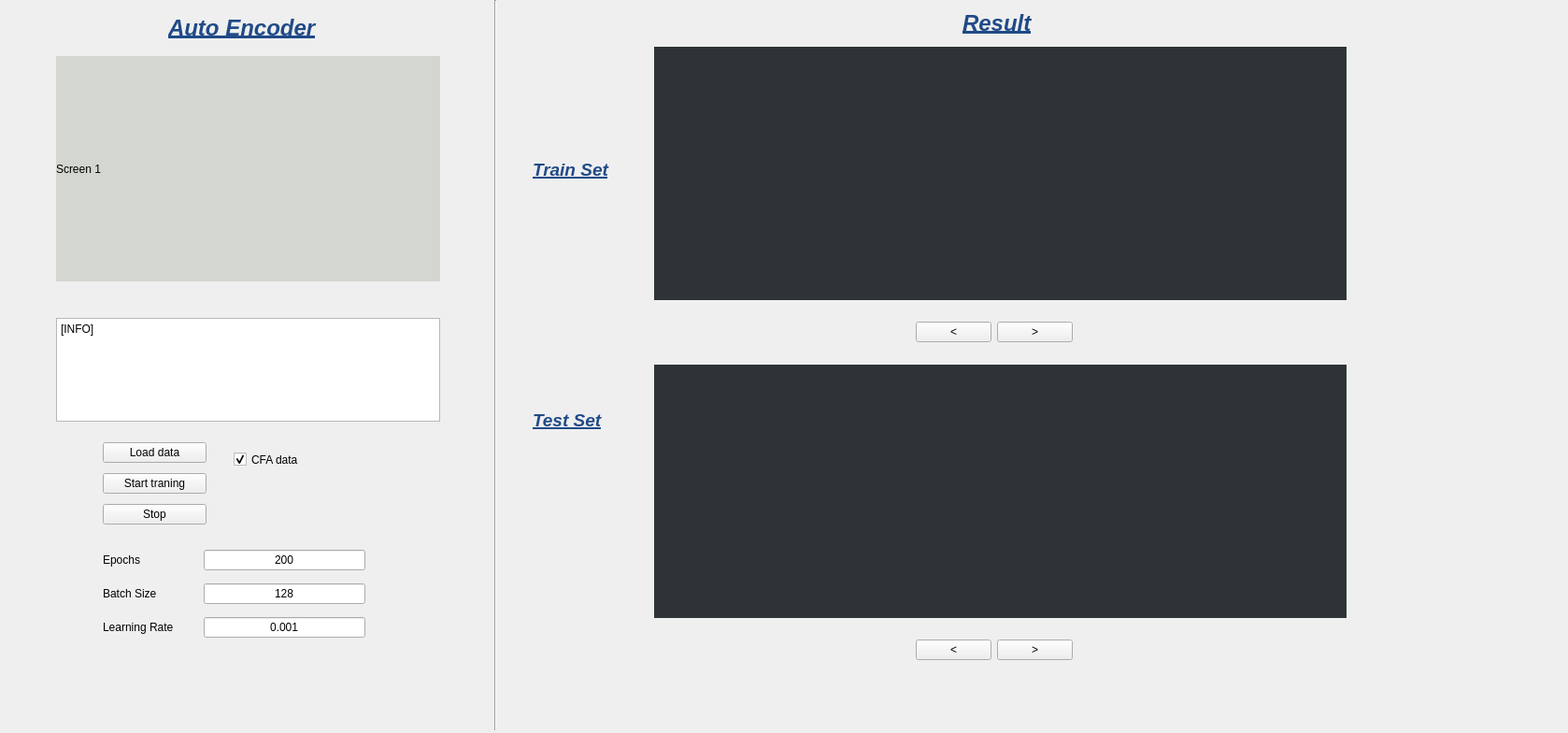
<?xml version="1.0" encoding="UTF-8"?>
<ui version="4.0">
 <class>Form</class>
 <widget class="QWidget" name="Form">
  <property name="geometry">
   <rect>
    <x>0</x>
    <y>0</y>
    <width>1678</width>
    <height>784</height>
   </rect>
  </property>
  <property name="windowTitle">
   <string>Form</string>
  </property>
  <widget class="QLabel" name="label">
   <property name="geometry">
    <rect>
     <x>180</x>
     <y>0</y>
     <width>161</width>
     <height>61</height>
    </rect>
   </property>
   <property name="text">
    <string>&lt;html&gt;&lt;head/&gt;&lt;body&gt;&lt;p&gt;&lt;span style=&quot; font-size:18pt; font-weight:600; font-style:italic; text-decoration: underline; color:#204a87;&quot;&gt;Auto Encoder&lt;/span&gt;&lt;/p&gt;&lt;/body&gt;&lt;/html&gt;</string>
   </property>
  </widget>
  <widget class="Line" name="line">
   <property name="geometry">
    <rect>
     <x>520</x>
     <y>0</y>
     <width>20</width>
     <height>781</height>
    </rect>
   </property>
   <property name="orientation">
    <enum>Qt::Vertical</enum>
   </property>
  </widget>
  <widget class="QLabel" name="plot_screen">
   <property name="geometry">
    <rect>
     <x>60</x>
     <y>60</y>
     <width>411</width>
     <height>241</height>
    </rect>
   </property>
   <property name="cursor">
    <cursorShape>OpenHandCursor</cursorShape>
   </property>
   <property name="styleSheet">
    <string notr="true">background-color: rgb(211, 215, 207);</string>
   </property>
   <property name="text">
    <string>Screen 1</string>
   </property>
  </widget>
  <widget class="QWidget" name="gridLayoutWidget">
   <property name="geometry">
    <rect>
     <x>110</x>
     <y>580</y>
     <width>281</width>
     <height>112</height>
    </rect>
   </property>
   <layout class="QGridLayout" name="gridLayout">
    <item row="1" column="1">
     <widget class="QLineEdit" name="batchsize">
      <property name="text">
       <string>128</string>
      </property>
      <property name="alignment">
       <set>Qt::AlignCenter</set>
      </property>
     </widget>
    </item>
    <item row="2" column="1">
     <widget class="QLineEdit" name="learning_rate">
      <property name="text">
       <string>0.001</string>
      </property>
      <property name="alignment">
       <set>Qt::AlignCenter</set>
      </property>
     </widget>
    </item>
    <item row="1" column="0">
     <widget class="QLabel" name="label_4">
      <property name="text">
       <string>Batch Size</string>
      </property>
     </widget>
    </item>
    <item row="0" column="0">
     <widget class="QLabel" name="label_3">
      <property name="text">
       <string>Epochs</string>
      </property>
     </widget>
    </item>
    <item row="2" column="0">
     <widget class="QLabel" name="label_5">
      <property name="text">
       <string>Learning Rate        </string>
      </property>
     </widget>
    </item>
    <item row="0" column="1">
     <widget class="QLineEdit" name="epochs">
      <property name="text">
       <string>200</string>
      </property>
      <property name="alignment">
       <set>Qt::AlignCenter</set>
      </property>
     </widget>
    </item>
   </layout>
  </widget>
  <widget class="QWidget" name="gridLayoutWidget_2">
   <property name="geometry">
    <rect>
     <x>110</x>
     <y>468</y>
     <width>111</width>
     <height>101</height>
    </rect>
   </property>
   <layout class="QGridLayout" name="gridLayout_2">
    <item row="1" column="0">
     <widget class="QPushButton" name="traning_button">
      <property name="text">
       <string>Start traning</string>
      </property>
     </widget>
    </item>
    <item row="0" column="0">
     <widget class="QPushButton" name="load_data_button">
      <property name="text">
       <string>Load data</string>
      </property>
     </widget>
    </item>
    <item row="2" column="0">
     <widget class="QPushButton" name="stop_button">
      <property name="text">
       <string>Stop</string>
      </property>
     </widget>
    </item>
   </layout>
  </widget>
  <widget class="QCheckBox" name="CFA_checkbox">
   <property name="enabled">
    <bool>true</bool>
   </property>
   <property name="geometry">
    <rect>
     <x>250</x>
     <y>480</y>
     <width>92</width>
     <height>23</height>
    </rect>
   </property>
   <property name="tabletTracking">
    <bool>false</bool>
   </property>
   <property name="text">
    <string>CFA data</string>
   </property>
   <property name="checkable">
    <bool>true</bool>
   </property>
   <property name="checked">
    <bool>true</bool>
   </property>
  </widget>
  <widget class="QLabel" name="label_6">
   <property name="geometry">
    <rect>
     <x>1030</x>
     <y>0</y>
     <width>141</width>
     <height>51</height>
    </rect>
   </property>
   <property name="text">
    <string>&lt;html&gt;&lt;head/&gt;&lt;body&gt;&lt;p&gt;&lt;span style=&quot; font-size:18pt; font-weight:600; font-style:italic; text-decoration: underline; color:#204a87;&quot;&gt;Result&lt;/span&gt;&lt;/p&gt;&lt;/body&gt;&lt;/html&gt;</string>
   </property>
  </widget>
  <widget class="QLabel" name="train_result_screen">
   <property name="geometry">
    <rect>
     <x>700</x>
     <y>50</y>
     <width>741</width>
     <height>271</height>
    </rect>
   </property>
   <property name="styleSheet">
    <string notr="true">background-color: rgb(46, 52, 54);</string>
   </property>
   <property name="text">
    <string/>
   </property>
  </widget>
  <widget class="QLabel" name="test_result_screen">
   <property name="geometry">
    <rect>
     <x>700</x>
     <y>390</y>
     <width>741</width>
     <height>271</height>
    </rect>
   </property>
   <property name="styleSheet">
    <string notr="true">background-color: rgb(46, 52, 54);</string>
   </property>
   <property name="text">
    <string/>
   </property>
  </widget>
  <widget class="QWidget" name="horizontalLayoutWidget">
   <property name="geometry">
    <rect>
     <x>980</x>
     <y>340</y>
     <width>168</width>
     <height>31</height>
    </rect>
   </property>
   <layout class="QHBoxLayout" name="horizontalLayout">
    <item>
     <widget class="QPushButton" name="back_train_button">
      <property name="text">
       <string>&lt;</string>
      </property>
     </widget>
    </item>
    <item>
     <widget class="QPushButton" name="next_train_button">
      <property name="text">
       <string>&gt;</string>
      </property>
     </widget>
    </item>
   </layout>
  </widget>
  <widget class="QWidget" name="horizontalLayoutWidget_2">
   <property name="geometry">
    <rect>
     <x>980</x>
     <y>680</y>
     <width>168</width>
     <height>31</height>
    </rect>
   </property>
   <layout class="QHBoxLayout" name="horizontalLayout_2">
    <item>
     <widget class="QPushButton" name="back_test_button">
      <property name="text">
       <string>&lt;</string>
      </property>
     </widget>
    </item>
    <item>
     <widget class="QPushButton" name="next_test_button">
      <property name="text">
       <string>&gt;</string>
      </property>
     </widget>
    </item>
   </layout>
  </widget>
  <widget class="QWidget" name="verticalLayoutWidget">
   <property name="geometry">
    <rect>
     <x>570</x>
     <y>50</y>
     <width>111</width>
     <height>531</height>
    </rect>
   </property>
   <layout class="QVBoxLayout" name="verticalLayout">
    <item>
     <widget class="QLabel" name="label_7">
      <property name="text">
       <string>&lt;html&gt;&lt;head/&gt;&lt;body&gt;&lt;p&gt;&lt;span style=&quot; font-size:14pt; font-weight:600; font-style:italic; text-decoration: underline; color:#204a87;&quot;&gt;Train Set&lt;/span&gt;&lt;/p&gt;&lt;/body&gt;&lt;/html&gt;</string>
      </property>
     </widget>
    </item>
    <item>
     <widget class="QLabel" name="label_10">
      <property name="text">
       <string>&lt;html&gt;&lt;head/&gt;&lt;body&gt;&lt;p&gt;&lt;span style=&quot; font-size:14pt; font-weight:600; font-style:italic; text-decoration: underline; color:#204a87;&quot;&gt;Test Set&lt;/span&gt;&lt;/p&gt;&lt;/body&gt;&lt;/html&gt;</string>
      </property>
     </widget>
    </item>
   </layout>
  </widget>
  <widget class="QTextBrowser" name="train_info">
   <property name="geometry">
    <rect>
     <x>60</x>
     <y>340</y>
     <width>411</width>
     <height>111</height>
    </rect>
   </property>
   <property name="styleSheet">
    <string notr="true">font: 9pt &quot;Ubuntu&quot;;</string>
   </property>
   <property name="html">
    <string>&lt;!DOCTYPE HTML PUBLIC &quot;-//W3C//DTD HTML 4.0//EN&quot; &quot;http://www.w3.org/TR/REC-html40/strict.dtd&quot;&gt;
&lt;html&gt;&lt;head&gt;&lt;meta name=&quot;qrichtext&quot; content=&quot;1&quot; /&gt;&lt;style type=&quot;text/css&quot;&gt;
p, li { white-space: pre-wrap; }
&lt;/style&gt;&lt;/head&gt;&lt;body style=&quot; font-family:'Ubuntu'; font-size:9pt; font-weight:400; font-style:normal;&quot;&gt;
&lt;p style=&quot; margin-top:0px; margin-bottom:0px; margin-left:0px; margin-right:0px; -qt-block-indent:0; text-indent:0px;&quot;&gt;[INFO]&lt;/p&gt;&lt;/body&gt;&lt;/html&gt;</string>
   </property>
  </widget>
 </widget>
 <resources/>
 <connections/>
</ui>
